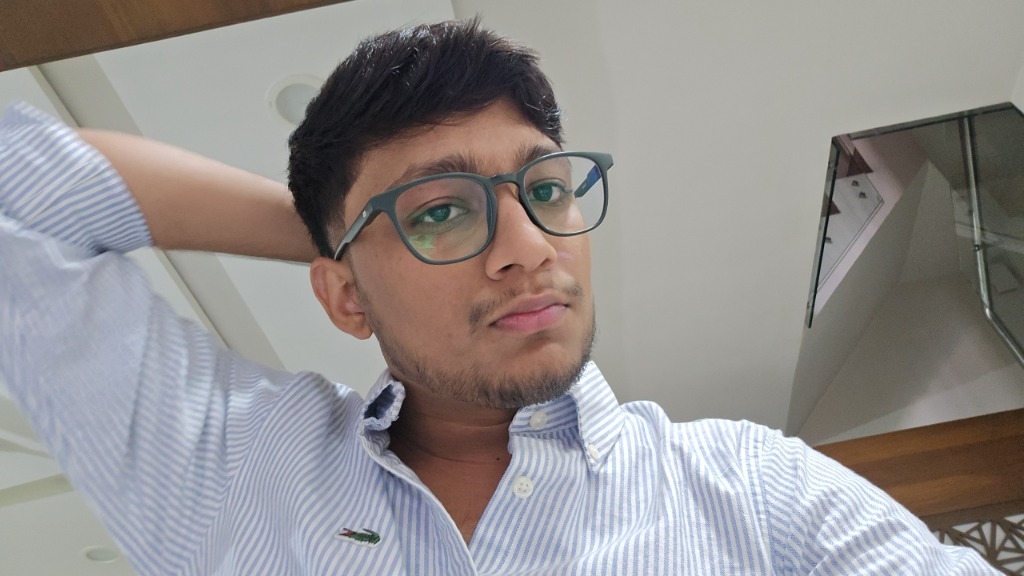
#> input picture source-photo.png, 1024 x 576 px
$ python fast_prep.py
#> lines starting #> are read from the running program, lines starting #| are printed output that depends on the picture
from PIL import Image, ImageEnhance
import os

img = Image.open("source-photo.png")
#> img is the input picture: PIL image 1024x576 RGB; mean R, G, B 147.7, 143.5, 142.8
w, h = img.size
#> w = 1024; h = 576

# The image is 4000x2250. The face is mostly on the left-center.
# We'll take a square of size `h` (2250).
# Let's start the crop from x=w*0.1 (so x=400) to keep the face centered.
size = h
#> size = 576
start_x = int(w * 0.1)
#> start_x = 102

crop_box = (start_x, 0, start_x + size, size)
#> crop_box = (102, 0, 678, 576)
img_cropped = img.crop(crop_box)
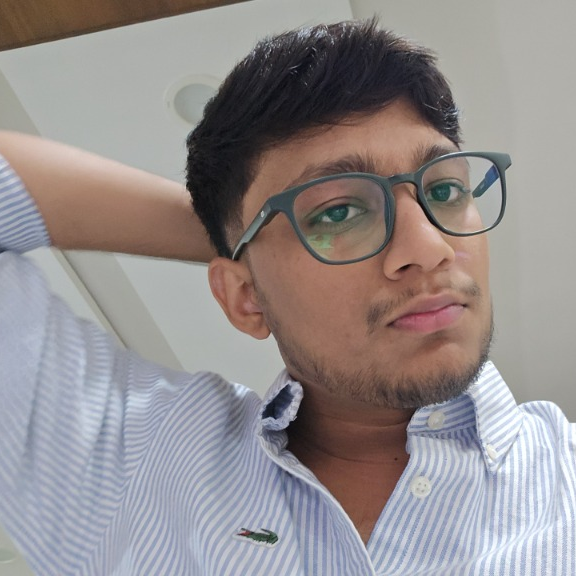
#> img_cropped: PIL image 576x576 RGB; mean R, G, B 148, 141.4, 141.9

# Convert to grayscale
img_gray = img_cropped.convert("L")
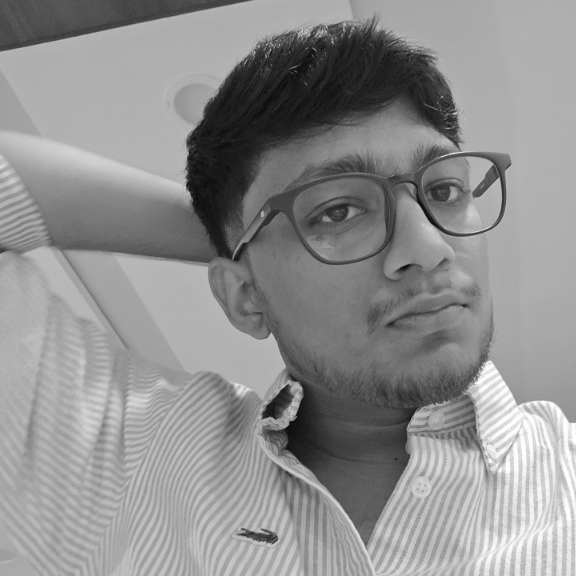
#> img_gray: PIL image 576x576 L; min 8, max 255, mean 143.5

# Increase contrast a bit
enhancer = ImageEnhance.Contrast(img_gray)
img_contrast = enhancer.enhance(1.5)
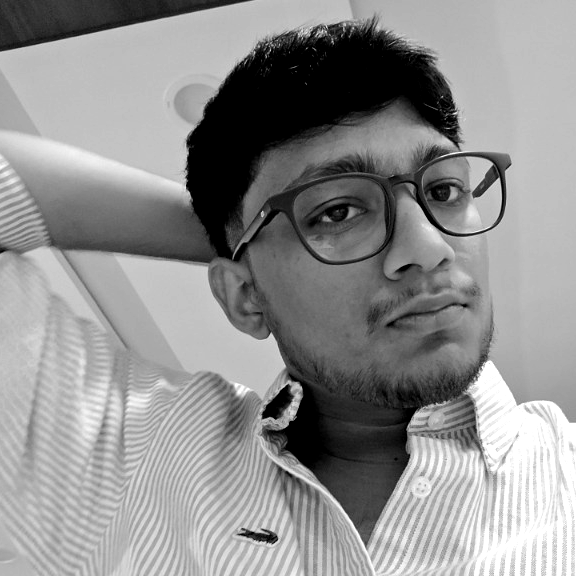
#> img_contrast: PIL image 576x576 L; min 0, max 255, mean 144

# Save as source-prepped.png
img_contrast.save("source-prepped.png")
print("Saved source-prepped.png using simple PIL crop")
